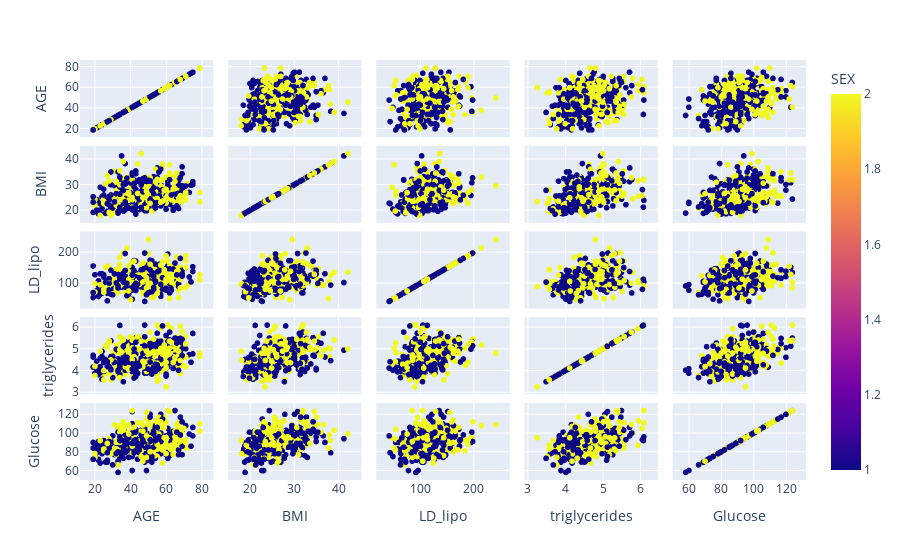

The cell this chart's notebook holds for it:
### Markdown cell above
&#9989; **(7 pt):** Create another scatter matrix plot like you did above, but now use different colors for the male and female data points.

### Code cell
## Put your code here

fig = px.scatter_matrix(df,
    dimensions=["AGE", "BMI", "LD_lipo", "triglycerides", "Glucose"],
    color="SEX")
fig.show()

### Figure 1 — Plotly figure (JSON) as saved in the notebook; plotly's stock layout.template omitted (floating-point values rounded to 4 significant figures; data arrays with more than 128 entries replaced by an {"elided": "..."} marker saying what was removed)
{"data": [{"dimensions": [{"axis": {"matches": true}, "label": "AGE", "values": {"elided": "442 int values"}}, {"axis": {"matches": true}, "label": "BMI", "values": {"elided": "442 float values"}}, {"axis": {"matches": true}, "label": "LD_lipo", "values": {"elided": "442 float values"}}, {"axis": {"matches": true}, "label": "triglycerides", "values": {"elided": "442 float values"}}, {"axis": {"matches": true}, "label": "Glucose", "values": {"elided": "442 int values"}}], "hovertemplate": "%{xaxis.title.text}=%{x}<br>%{yaxis.title.text}=%{y}<br>SEX=%{marker.color}<extra></extra>", "legendgroup": "", "marker": {"color": {"elided": "442 int values"}, "coloraxis": "coloraxis", "symbol": "circle"}, "name": "", "showlegend": false, "type": "splom"}], "layout": {"coloraxis": {"colorbar": {"title": {"text": "SEX"}}, "colorscale": [[0, "#0d0887"], [0.1111, "#46039f"], [0.2222, "#7201a8"], [0.3333, "#9c179e"], [0.4444, "#bd3786"], [0.5556, "#d8576b"], [0.6667, "#ed7953"], [0.7778, "#fb9f3a"], [0.8889, "#fdca26"], [1, "#f0f921"]]}, "dragmode": "select", "legend": {"tracegroupgap": 0}, "margin": {"t": 60}}}
